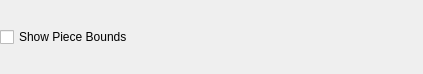
<ui version="4.0" >
 <class>pqStreamingDisplayDecorator</class>
 <widget class="QWidget" name="pqStreamingDisplayDecorator" >
  <property name="geometry" >
   <rect>
    <x>0</x>
    <y>0</y>
    <width>423</width>
    <height>74</height>
   </rect>
  </property>
  <property name="windowTitle" >
   <string>Form</string>
  </property>
  <layout class="QHBoxLayout" >
   <property name="margin" >
    <number>0</number>
   </property>
   <property name="spacing" >
    <number>6</number>
   </property>
   <item>
    <widget class="QCheckBox" name="PieceBoundsVisibility" >
     <property name="text" >
      <string>Show Piece Bounds</string>
     </property>
    </widget>
   </item>
  </layout>
 </widget>
 <resources/>
 <connections/>
</ui>
